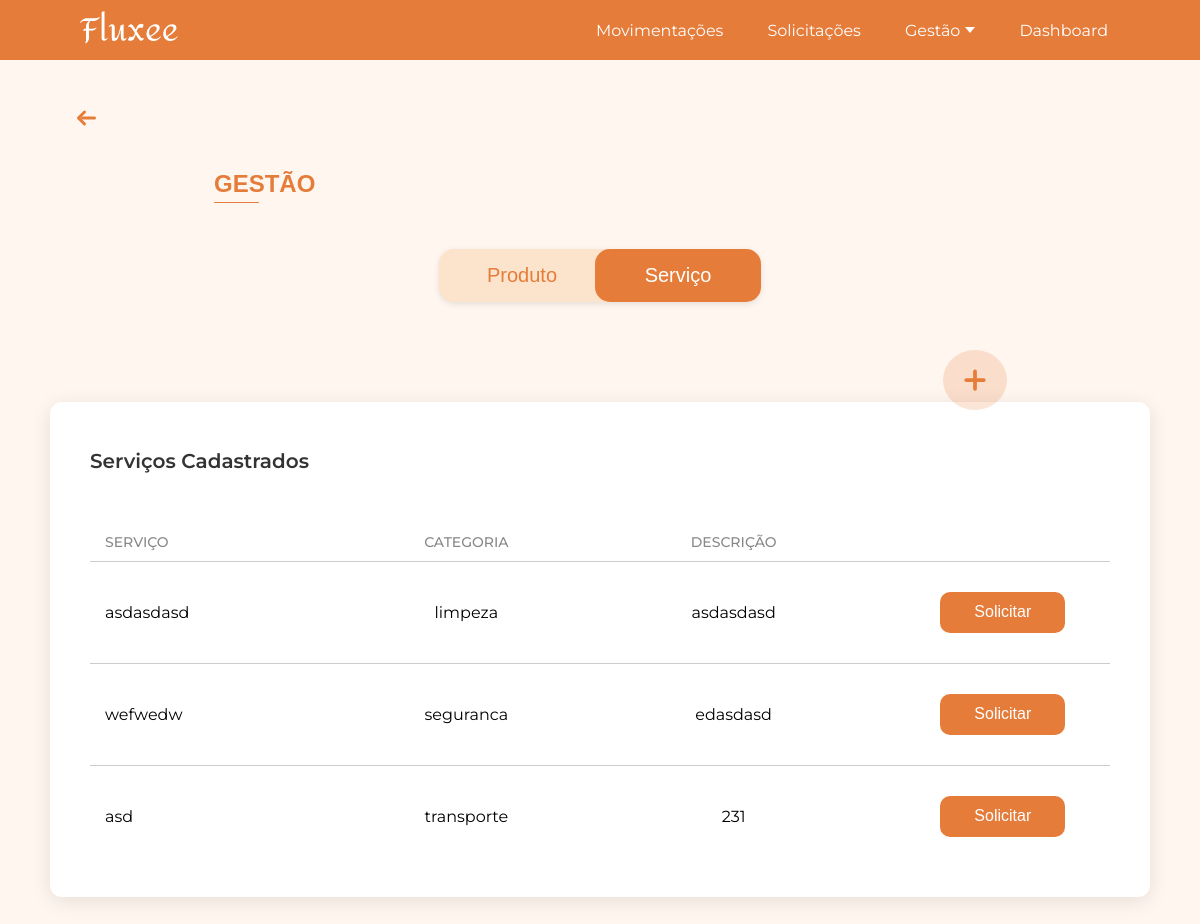
The app's page /gestao_servico/, older data.
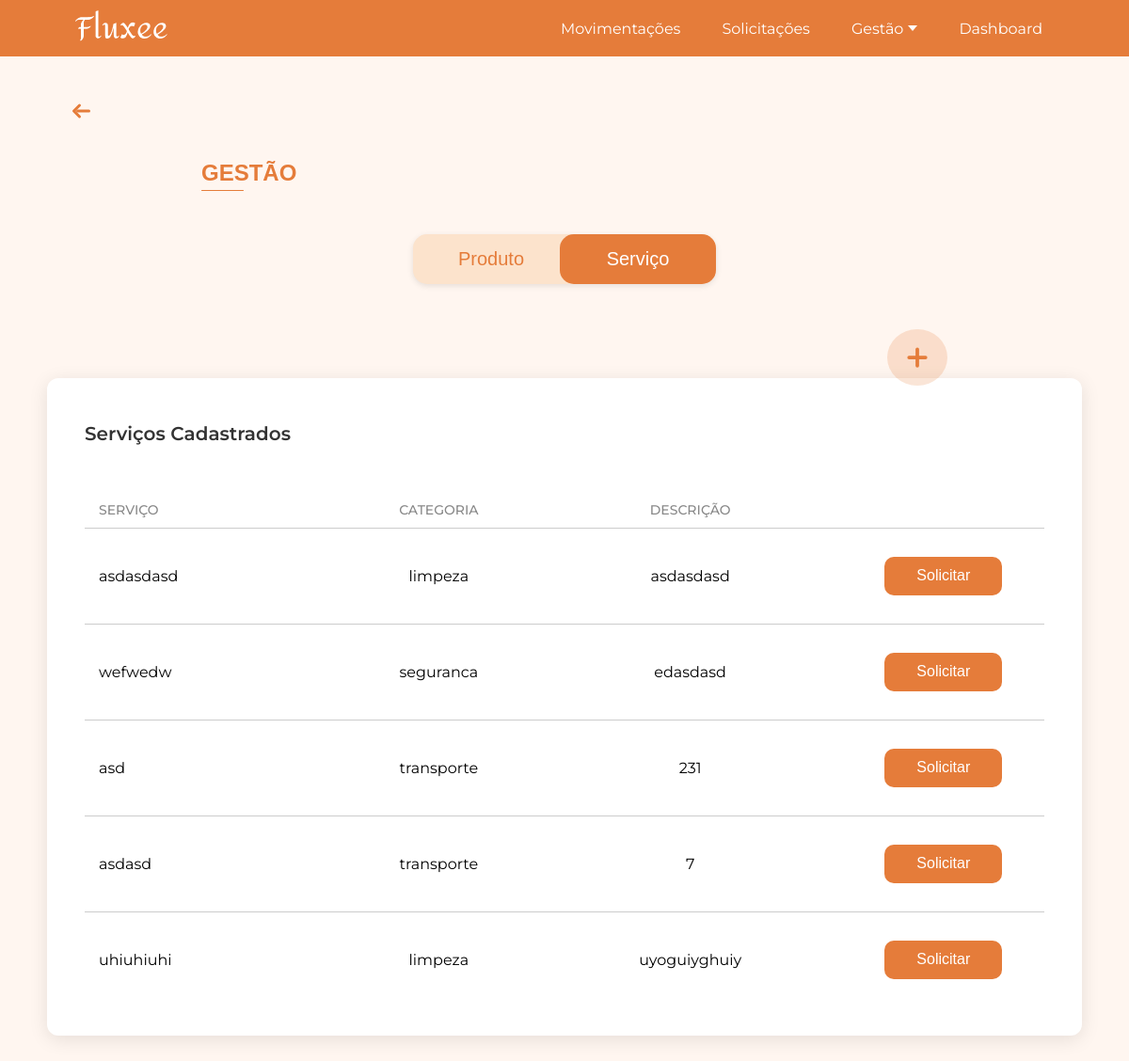
The same page, newer data.
### app/models.py (models this page shows, shortened)
class Service(db.Model):
    __tablename__ = 'services'
    id = db.Column(db.Integer, primary_key=True)
    nome = db.Column(db.String(120), nullable=False)
    categoria = db.Column(db.String(30), nullable=False)  # transporte / limpeza / seguranca
    descricao = db.Column(db.Text, nullable=True)
    transporte = db.relationship("ServiceTransporte", backref="service", uselist=False)
    seguranca = db.relationship("ServiceSeguranca", backref="service", uselist=False)
    limpeza = db.relationship("ServiceLimpeza", backref="service", uselist=False)

### app/view.py (the view, shortened to what this page needs)
@app.route('/gestao_servico/', methods=['GET', 'POST'])
def gestao_servico():
    servicos = Service.query.all()  # pega todos os serviços do banco
    return render_template('gestao_servico.html', servicos=servicos)

### app/templates/gestao_servico.html (shortened to what this page needs)
<!DOCTYPE html>
<html lang="pt-BR">
<head>
    <link rel="stylesheet" href="{{ url_for('static', filename='css/gestao_servicos.css') }}">
</head>
<body>
    {% include 'componentes/alertas/alerta_sucesso.html' %}
    {% include 'componentes/header/header.html' %}
    {% with texto="GESTÃO" %}
        {% include 'componentes/titulos/titulo.html' %}
    {% endwith %}
    {% include 'componentes/botoes/botao_gestao_add_servico.html' %}
    {% include 'componentes/botoes/botaogestao.html' %}
    <div class="gestao-container">
        <div class="gestao-box">
            <h2 class="gestao-box-title">Serviços Cadastrados</h2>
            <div class="gestao-tabela">
                <div class="gestao-cabecalho">
                    <span class="coluna-produto">SERVIÇO</span>
                    <span class="coluna-categoria">CATEGORIA</span>
                    <span class="coluna-descricao">DESCRIÇÃO</span>
                </div>
                {% for s in servicos %}
                    <div class="gestao-linha linha-dinamica">
                        <span class="linha-produto">{{ s.nome }}</span>
                        <span class="linha-categoria">{{ s.categoria }}</span>
                        <span class="linha-descricao">{{ s.descricao }}</span>
                        <span class="linha-acao">
                            <button class="btn-solicitar"
                                    data-categoria="{{ s.categoria }}"
                                    data-nome="{{ s.nome }}"
                                    data-service-id="{{ s.id }}">
                                Solicitar
                            </button>
                        </span>
                    </div>
                {% endfor %}
            </div>
        </div>
    </div>
                    {% include 'componentes/boxs/box_data_saida.html' %}
                    {% include 'componentes/boxs/box_data_retorno.html' %}
                    {% include 'componentes/boxs/box_qt_onibus.html' %}
                    {% include 'componentes/boxs/box_horario_saida.html' %}
                    {% include 'componentes/boxs/box_horario_chegada.html' %}
                    {% set tempos = ['Manhã', 'Tarde', 'Noite', 'Integral'] %}
                    {% include 'componentes/boxs/dropdown_tempo.html' %}
                    {% include 'componentes/boxs/box_ambiente.html' %}
                    {% set frequencias = ['Diária', 'Semanal', 'Quinzenal', 'Mensal'] %}
                    {% include 'componentes/boxs/dropdown_frequencia.html' %}
                    {% include 'componentes/boxs/box_data_inicio.html' %}
                    {% include 'componentes/boxs/box_area_atuacao.html' %}
                    {% set options_turno = [('Manhã','Manhã'),('Tarde','Tarde'),('Noite','Noite'),('24 Horas','24 Horas')] %}
                    {% include 'componentes/boxs/dropdown_turno.html' %}
                {% with texto="Enviar Solicitação" %}
                    {% include 'componentes/botoes/botao_solicitar.html' %}
                {% endwith %}
</body>
</html>

### app/templates/componentes/alertas/alerta_sucesso.html (shortened to what this page needs)
<link rel="stylesheet" href="{{ url_for('static', filename='css/diversos/alerta_sucesso.css') }}">

### app/templates/componentes/header/header.html (shortened to what this page needs)
<header class="site-header">
  <div class="container">
    <a href="/" class="logo">
      <img src="{{ url_for('static', filename='images/fluxee2.png') }}" alt="Logo Fluxeé">
    </a>
    <nav class="nav">
      <ul>
        <li><a href="{{ url_for('movimentacoes') }}">Movimentações</a></li>
        <li><a href="{{ url_for('solicitacoes') }}">Solicitações</a></li>
        <li class="dropdown_gestao">
          <a href="#" class="dropbtn">
            Gestão <span class="arrow"></span>
          </a>
        </li>
        <li><a href="{{ url_for('dashboard') }}">Dashboard</a></li>
      </ul>
    </nav>
  </div>
</header>
<link rel="stylesheet" href="{{ url_for('static', filename='css/header.css') }}">

### app/templates/componentes/titulos/titulo.html
<div class="titulo-container">
    <div class="seta-container">
        <a href="{{ url_for('home') }}" class="titulo-voltar" title="Voltar para a página inicial">
            <svg xmlns="http://www.w3.org/2000/svg" width="45" height="24" fill="none" stroke="#E57C3A" stroke-width="3" stroke-linecap="round" stroke-linejoin="round" viewBox="0 0 24 24">
                <line x1="8" y1="12" x2="20" y2="12" />
                <polyline points="10 6 4 12 10 18" />
            </svg>
        </a>
    </div>
    <div class="titulo-linha">
        <h1 class="titulo">{{ texto }}</h1>
    </div>
</div>
<link rel="stylesheet" href="{{ url_for('static', filename='css/diversos/titulo.css') }}">

### app/templates/componentes/botoes/botao_gestao_add_servico.html
<a href="{{ url_for('cadastrar_servico') }}" class="botao-adicionar-servico" title="Adicionar novo servico">
    <svg xmlns="http://www.w3.org/2000/svg" width="24" height="24" fill="none" stroke="#E57C3A" stroke-width="3" stroke-linecap="round" stroke-linejoin="round" viewBox="0 0 24 24">
        <line x1="12" y1="5" x2="12" y2="19"/>
        <line x1="5" y1="12" x2="19" y2="12"/>
    </svg>
</a>
<link rel="stylesheet" href="{{ url_for('static', filename='css/botoes/botao_gestao_add_servico.css') }}">

### app/templates/componentes/botoes/botaogestao.html
<link rel="stylesheet" href="{{ url_for('static', filename='css/botoes/botaogestao.css') }}">
<div class="container">
  <div class="toggle-container">
    <a href="{{ url_for('gestao') }}" class="toggle-btn {% if request.path == '/gestao/' %}active{% endif %}">Produto</a>
    <a href="{{ url_for('gestao_servico') }}" class="toggle-btn {% if request.path == '/gestao_servico/' %}active{% endif %}">Serviço</a>
  </div>
</div>
<link rel="stylesheet" href="{{ url_for('static', filename='js/botaogestao.js') }}">

### app/templates/componentes/boxs/box_data_saida.html (shortened to what this page needs)
<link rel="stylesheet" href="{{ url_for('static', filename='css/boxs/box_data_saida.css') }}">

### app/templates/componentes/boxs/box_data_retorno.html (shortened to what this page needs)
<link rel="stylesheet" href="{{ url_for('static', filename='css/boxs/box_data_retorno.css') }}">

### app/templates/componentes/boxs/box_qt_onibus.html (shortened to what this page needs)
<link rel="stylesheet" href="{{ url_for('static', filename='css/boxs/box_qt_onibus.css') }}">

### app/templates/componentes/boxs/box_horario_saida.html (shortened to what this page needs)
<link rel="stylesheet" href="{{ url_for('static', filename='css/boxs/box_horario_saida.css') }}">

### app/templates/componentes/boxs/box_horario_chegada.html (shortened to what this page needs)
<link rel="stylesheet" href="{{ url_for('static', filename='css/boxs/box_horario_chegada.css') }}">

### app/templates/componentes/boxs/dropdown_tempo.html (shortened to what this page needs)
<link rel="stylesheet" href="{{ url_for('static', filename='css/boxs/dropdown_tipo_usuario.css') }}">

### app/templates/componentes/boxs/box_ambiente.html (shortened to what this page needs)
<link rel="stylesheet" href="{{ url_for('static', filename='css/boxs/box_ambiente.css') }}">

### app/templates/componentes/boxs/dropdown_frequencia.html (shortened to what this page needs)
<link rel="stylesheet" href="{{ url_for('static', filename='css/boxs/dropdown_frequencia.css') }}">

### app/templates/componentes/boxs/box_data_inicio.html (shortened to what this page needs)
<link rel="stylesheet" href="{{ url_for('static', filename='css/boxs/box_data_inicio.css') }}">

### app/templates/componentes/boxs/box_area_atuacao.html (shortened to what this page needs)
<link rel="stylesheet" href="{{ url_for('static', filename='css/boxs/box_area_atuacao.css') }}">

### app/templates/componentes/boxs/dropdown_turno.html (shortened to what this page needs)
<link rel="stylesheet" href="{{ url_for('static', filename='css/boxs/dropdown_turno.css') }}">

### app/templates/componentes/botoes/botao_solicitar.html (shortened to what this page needs)
<link rel="stylesheet" href="{{ url_for('static', filename='css/botoes/botao_solicitar.css') }}">

### app/static/css/gestao_servicos.css (style rules this page uses)
html, body { margin: 0; padding: 0; font-family: 'Montserrat', Arial, sans-serif; background-color: #FFF6F0; }
.gestao-container { display: flex; justify-content: center; align-items: flex-start; gap: 50px; padding: 50px 0; }
.gestao-box { width: 1850px; background: #fff; border-radius: 12px; box-shadow: 0 4px 20px rgba(0,0,0,0.1); padding: 30px 40px; box-sizing: border-box; }
.gestao-box-title { font-size: 20px; font-weight: 600; margin-bottom: 50px; color: #333; }
.gestao-cabecalho { display: flex; padding: 10px 15px; font-weight: 500; color: #888; font-size: 14px; }
.coluna-produto { width: 23%; text-align: left; }
.coluna-categoria { width: 27%; text-align: center; }
.coluna-descricao { width: 27%; text-align: center; }
.gestao-linha { display: flex; align-items: center; padding: 30px 15px; border-top: 1px solid #ccc; height: auto; background: transparent; }
.gestao-linha:last-of-type { margin-bottom: 0; }
.gestao-linha .linha-produto { width: 23%; }
.gestao-linha .linha-categoria { width: 27%; text-align: center; }
.gestao-linha .linha-descricao { width: 27%; text-align: center; }
.gestao-linha .linha-acao { width: 20%; text-align: right; }
.btn-solicitar { width: 145px; height: 48px; background-color: #E57C3A; color: #fff; border: none; font-size: 16px; cursor: pointer; border-radius: 10px; transition: background-color 0.3s ease, transform 0.2s ease; }
@media (max-width: 2100px) { .gestao-box { width: 1600px; } }
@media (max-width: 1800px) { .gestao-box { width: 1350px; } }
@media (max-width: 1600px) { .gestao-box { width: 1200px; } }
@media (max-width: 1450px) { .gestao-box { width: 1100px; } }
@media (max-width: 1400px) { .gestao-box { margin-top: 50px; } }

### app/static/css/header.css (style rules this page uses)
.site-header { background-color: #E57C3A; width: 100%; height: 65px; max-height: 60px; color: white; display: flex; align-items: center; padding: 0 80px; box-sizing: border-box; }
.site-header .container { display: flex; justify-content: space-between; align-items: center; width: 100%; margin: 0 auto; padding-right: 0; }
.logo { font-size: 1.5rem; font-weight: bold; }
.nav ul { display: flex; list-style: none; margin: 0; padding: 0; font-family: 'Montserrat', sans-serif; gap: 20px; }
.nav li { position: relative; margin: 0; }
.nav a { display: inline-flex; align-items: center; text-decoration: none; color: white; font-family: 'Montserrat', sans-serif; padding: 8px 12px; transition: color 0.3s ease; }
.nav li.dropdown_gestao .dropbtn { cursor: pointer; display: inline-flex; align-items: center; gap: 5px; }
.nav li.dropdown_gestao .arrow { display: inline-block; width: 0; height: 0; border-left: 5px solid transparent; border-right: 5px solid transparent; border-top: 6px solid white; transition: transform 0.3s ease; }

### app/static/css/diversos/titulo.css (style rules this page uses)
.titulo-container { margin-left: 64px; margin-top: 46px; display: block; }
.seta-container { margin-bottom: 20px; }
.titulo-voltar { text-decoration: none; display: inline-flex; align-items: center; transition: transform 0.2s ease; }
.titulo-linha .titulo { color: #E57C3A; margin-left: 150px; font-size: 24px; font-weight: 600; font-family: Arial, Helvetica, sans-serif; position: relative; display: inline-block; }
.titulo-linha .titulo::after { content: ""; display: block; width: 45px; height: 1px; background-color: #E57C3A; margin-top: 4px; border-radius: 2px; }

### app/static/css/botoes/botao_gestao_add_servico.css (style rules this page uses)
.botao-adicionar-servico { display: flex; align-items: center; justify-content: center; width: 64px; height: 60px; border-radius: 50%; background-color: rgba(229, 124, 58, 0.2); text-decoration: none; cursor: pointer; transition: transform 0.2s ease, box-shadow 0.2s ease; position: fixed; right: 193px; top: 350px; z-index: 1000; }
.botao-adicionar-servico svg { width: 30px; height: 30px; stroke: #E57C3A; }

### app/static/css/botoes/botao_solicitar.css (style rules this page uses)
.btn-solicitar { width: 125px; height: 41px; background-color: #E57C3A; color: #FFFFFF; border: none; font-size: 16px; cursor: pointer; border-radius: 10px; transition: background-color 0.3s ease, transform 0.2s ease; }

Row changes from the older to the newer data that the page shows:
added Service: nome "asdasd", categoria "transporte", descricao "7"
added Service: nome "uhiuhiuhi", categoria "limpeza", descricao "uyoguiyghuiy"
